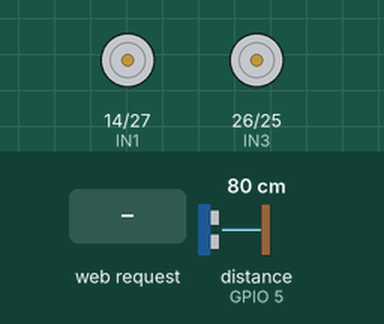
Simulated run of this sketch. Board: ESP32. Parts: motor-driver pin pairs drawn as motors (green arrow = first pin HIGH = forward, orange = second pin HIGH = backward, longer = more drive, scaled by the enable pin). Inputs (shaded band) come from the test bench; at power-on: distance to the obstacle (sensor on GPIO 5) 80 cm. The echo pulse lasts 58.3 µs per cm; what the sketch prints to the serial monitor is not drawn.

Above: at 1.2 s.
1.3 s: HTTP request GET /mode?dir=1&state=1&auto=1 received
At 1.6 s:
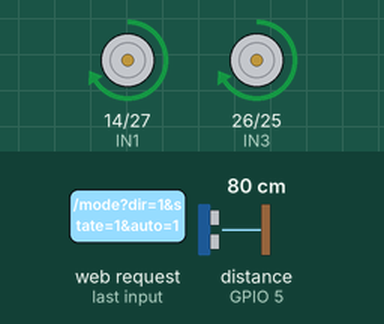
2.8 s: distance to the obstacle (sensor on GPIO 5) set to 23 cm
4.3 s: distance to the obstacle (sensor on GPIO 5) set to 19 cm
At 5.4 s:
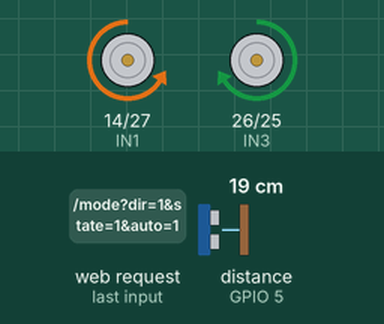
At 6.7 s:
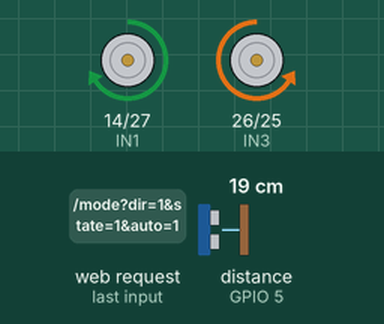
7.3 s: HTTP request GET /mode?dir=120&state=120&auto=120 received
Timing chart, 0 to 9.8 s (numbered marks = the images above; inputs shaded):
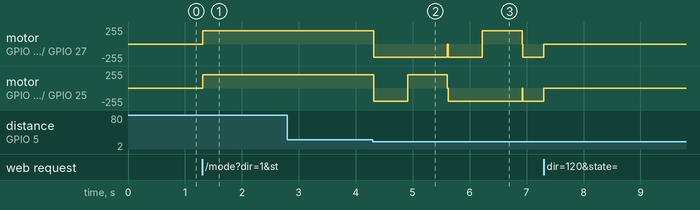

Measured:
- the behaviour switches between 21 and 20 cm on distance to the obstacle (sensor on GPIO 5) (found by bisection; images 1 and 2)
- after the input at 1.3 s, motor on GPIO 14 (IN1) / GPIO 27 (IN2), motor on GPIO 26 (IN3) / GPIO 25 (IN4): stopped → forward 199/255 at once
- after the input at 2.8 s, every drawn part: stays the same
- after the input at 4.3 s, motor on GPIO 14 (IN1) / GPIO 27 (IN2): forward 199/255 → backward 199/255 at once, → forward 199/255 1.9 s later, → backward 199/255 0.70 s later; motor on GPIO 26 (IN3) / GPIO 25 (IN4): forward 199/255 → backward 199/255 at once, → forward 199/255 0.60 s later, → backward 199/255 0.70 s later

The sketch:

ESP_32_Obstacale_And_Web_Controlled.ino
```cpp
#include <WiFi.h>
#include <WebServer.h>

// ========== WiFi AP Settings ==========
const char* apSsid     = "ESP32_Car";
const char* apPassword = "12345678";

// ========== Web server ==========
WebServer server(80);

// ========== Motor Pins (L298N) ==========
#define IN1 14   // Left motor
#define IN2 27
#define IN3 26   // Right motor
#define IN4 25

// PWM enable pins (connect L298N ENA -> ENA_PIN, ENB -> ENB_PIN)
#define ENA_PIN 33
#define ENB_PIN 32

// ledc PWM channels and settings
const int PWM_FREQ = 20000;   // 20 kHz
const int PWM_RES  = 8;       // 8-bit resolution (0-255)
const int CH_A = 0;           // channel for ENA
const int CH_B = 1;           // channel for ENB

// Speed values (0-255)
uint8_t manualSpeed = 230;    // manual control speed (high)
uint8_t autoSpeed   = 200;    // obstacle-avoidance speed (lower)

/* ---------- rest of pins ---------- */
// Ultrasonic Sensor
#define TRIG_PIN 4
#define ECHO_PIN 5

// ========== Control and Mode Flags ==========
bool forwardCmd = false;
bool backCmd    = false;
bool leftCmd    = false;
bool rightCmd   = false;

bool obstacleMode = false;   // false = manual, true = auto obstacle mode

// Obstacle avoiding state machine
enum AutoState {
  AUTO_IDLE,
  AUTO_FORWARD,
  AUTO_BACKWARD,
  AUTO_TURN
};

AutoState autoState = AUTO_IDLE;
unsigned long autoStateStart = 0;
bool turnLeftNext = true;   // alternate turn direction

// Timings (ms) for auto mode
const unsigned long BACK_TIME = 600;
const unsigned long TURN_TIME = 700;

// Distance threshold (cm)
const float OBSTACLE_DIST_CM = 20.0;

// ========== Simple HTML UI (Web Page) ==========
const char index_html[] PROGMEM = R"=====(<!DOCTYPE html>
<html>
<head>
  <meta charset="utf-8" />
  <title>ESP32 Web Car</title>
  <meta name="viewport" content="width=device-width, initial-scale=1">
  <style>
    body {
      font-family: Arial, sans-serif;
      text-align: center;
      background: #111;
      color: #eee;
    }
    h1 {
      margin-top: 10px;
    }
    .btn {
      display: inline-block;
      padding: 18px 26px;
      margin: 8px;
      font-size: 18px;
      border-radius: 10px;
      border: none;
      cursor: pointer;
      min-width: 110px;
      background: #333;
      color: #fff;
    }
    .btn:active {
      transform: scale(0.97);
      background: #555;
    }
    .grid {
      margin-top: 25px;
    }
    .row {
      margin: 6px 0;
    }
    .mode-btn-on {
      background: #1b5e20;
    }
    .mode-btn-off {
      background: #b71c1c;
    }
  </style>
</head>
<body>
  <h1>ESP32 Web Controlled Car</h1>
  <p>Hold the direction buttons to move. Toggle Obstacle Mode for auto driving.</p>

  <div class="grid">
    <div class="row">
      <button class="btn"
        onmousedown="sendCmd('f',1)"
        onmouseup="sendCmd('f',0)"
        ontouchstart="sendCmd('f',1)"
        ontouchend="sendCmd('f',0)">
        Forward
      </button>
    </div>
    <div class="row">
      <button class="btn"
        onmousedown="sendCmd('l',1)"
        onmouseup="sendCmd('l',0)"
        ontouchstart="sendCmd('l',1)"
        ontouchend="sendCmd('l',0)">
        Left
      </button>

      <button class="btn"
        onmousedown="sendCmd('s',1)"
        onmouseup="sendCmd('s',0)"
        ontouchstart="sendCmd('s',1)"
        ontouchend="sendCmd('s',0)">
        Stop
      </button>

      <button class="btn"
        onmousedown="sendCmd('r',1)"
        onmouseup="sendCmd('r',0)"
        ontouchstart="sendCmd('r',1)"
        ontouchend="sendCmd('r',0)">
        Right
      </button>
    </div>
    <div class="row">
      <button class="btn"
        onmousedown="sendCmd('b',1)"
        onmouseup="sendCmd('b',0)"
        ontouchstart="sendCmd('b',1)"
        ontouchend="sendCmd('b',0)">
        Backward
      </button>
    </div>
  </div>

  <h2>Obstacle Avoiding Mode</h2>
  <p>When ON, car moves forward and avoids obstacles automatically.</p>
  <div class="row">
    <button class="btn mode-btn-on" onclick="setMode(1)">Mode ON</button>
    <button class="btn mode-btn-off" onclick="setMode(0)">Mode OFF</button>
  </div>

  <script>
    function sendCmd(dir, state) {
      fetch(`/cmd?dir=${dir}&state=${state}`)
        .catch(e => console.log(e));
    }

    function setMode(auto) {
      fetch(`/mode?auto=${auto}`)
        .catch(e => console.log(e));
    }
  </script>
</body>
</html>)=====";

// ========== Motor Helper Functions with PWM ==========
void setMotorSpeed(uint8_t leftSpeed, uint8_t rightSpeed) {
  // leftSpeed -> ENA (CH_A), rightSpeed -> ENB (CH_B)
  ledcWrite(CH_A, leftSpeed);
  ledcWrite(CH_B, rightSpeed);
}

void driveStop() {
  digitalWrite(IN1, LOW);
  digitalWrite(IN2, LOW);
  digitalWrite(IN3, LOW);
  digitalWrite(IN4, LOW);
  setMotorSpeed(0, 0);
}

void driveForward(uint8_t speed) {
  digitalWrite(IN1, HIGH);
  digitalWrite(IN2, LOW);
  digitalWrite(IN3, HIGH);
  digitalWrite(IN4, LOW);
  setMotorSpeed(speed, speed);
}

void driveBackward(uint8_t speed) {
  digitalWrite(IN1, LOW);
  digitalWrite(IN2, HIGH);
  digitalWrite(IN3, LOW);
  digitalWrite(IN4, HIGH);
  setMotorSpeed(speed, speed);
}

void driveLeft(uint8_t speed) {
  // left motor backward, right motor forward
  digitalWrite(IN1, LOW);
  digitalWrite(IN2, HIGH);
  digitalWrite(IN3, HIGH);
  digitalWrite(IN4, LOW);
  // you can use different speeds for pivot if desired
  setMotorSpeed(speed, speed);
}

void driveRight(uint8_t speed) {
  // left motor forward, right motor backward
  digitalWrite(IN1, HIGH);
  digitalWrite(IN2, LOW);
  digitalWrite(IN3, LOW);
  digitalWrite(IN4, HIGH);
  setMotorSpeed(speed, speed);
}

// ========== Ultrasonic Distance Measurement ==========
float getDistanceCm() {
  digitalWrite(TRIG_PIN, LOW);
  delayMicroseconds(2);
  digitalWrite(TRIG_PIN, HIGH);
  delayMicroseconds(10);
  digitalWrite(TRIG_PIN, LOW);

  unsigned long duration = pulseIn(ECHO_PIN, HIGH, 30000UL);
  if (duration == 0) return -1.0;
  float distance = (duration * 0.0343) / 2.0;
  return distance;
}

// ========== Manual Movement Handler ==========
void handleManualMovement() {
  if (forwardCmd) {
    driveForward(manualSpeed);
  } else if (backCmd) {
    driveBackward(manualSpeed);
  } else if (leftCmd) {
    driveLeft(manualSpeed);
  } else if (rightCmd) {
    driveRight(manualSpeed);
  } else {
    driveStop();
  }
}

// ========== Auto Obstacle Avoiding State Machine ==========
void handleAutoObstacle() {
  unsigned long now = millis();

  switch (autoState) {
    case AUTO_IDLE:
      driveStop();
      autoState = AUTO_FORWARD;
      break;

    case AUTO_FORWARD: {
      float d = getDistanceCm();
      if (d > 0 && d < OBSTACLE_DIST_CM) {
        driveStop();
        autoState = AUTO_BACKWARD;
        autoStateStart = now;
      } else {
        driveForward(autoSpeed); // use autoSpeed (slower)
      }
      break;
    }

    case AUTO_BACKWARD:
      if (now - autoStateStart >= BACK_TIME) {
        driveStop();
        autoState = AUTO_TURN;
        autoStateStart = now;
      } else {
        driveBackward(autoSpeed);
      }
      break;

    case AUTO_TURN:
      if (turnLeftNext) {
        driveLeft(autoSpeed);
      } else {
        driveRight(autoSpeed);
      }
      if (now - autoStateStart >= TURN_TIME) {
        driveStop();
        turnLeftNext = !turnLeftNext;
        autoState = AUTO_FORWARD;
      }
      break;
  }
}

// ========== HTTP Handlers ==========

void handleRoot() {
  server.send_P(200, "text/html", index_html);
}

void handleCmd() {
  if (!server.hasArg("dir") || !server.hasArg("state")) {
    server.send(400, "text/plain", "Missing params");
    return;
  }

  String dir = server.arg("dir");
  int state  = server.arg("state").toInt();

  if (!obstacleMode) {
    bool pressed = (state != 0);
    if (dir == "f") {
      forwardCmd = pressed;
      if (pressed) { backCmd = leftCmd = rightCmd = false; }
    } else if (dir == "b") {
      backCmd = pressed;
      if (pressed) { forwardCmd = leftCmd = rightCmd = false; }
    } else if (dir == "l") {
      leftCmd = pressed;
      if (pressed) { forwardCmd = backCmd = rightCmd = false; }
    } else if (dir == "r") {
      rightCmd = pressed;
      if (pressed) { forwardCmd = backCmd = leftCmd = false; }
    } else if (dir == "s") {
      forwardCmd = backCmd = leftCmd = rightCmd = false;
      driveStop();
    }
  }

  server.send(200, "text/plain", "OK");
}

void handleMode() {
  if (!server.hasArg("auto")) {
    server.send(400, "text/plain", "Missing auto param");
    return;
  }

  int autoVal = server.arg("auto").toInt();
  if (autoVal == 1) {
    obstacleMode = true;
    forwardCmd = backCmd = leftCmd = rightCmd = false;
    autoState = AUTO_FORWARD;
    autoStateStart = millis();
  } else {
    obstacleMode = false;
    autoState = AUTO_IDLE;
    driveStop();
  }

  server.send(200, "text/plain", "Mode set");
}

void handleNotFound() {
  server.send(404, "text/plain", "Not found");
}

// ========== Setup & Loop ==========

void setup() {
  Serial.begin(115200);

  // Motor pins
  pinMode(IN1, OUTPUT);
  pinMode(IN2, OUTPUT);
  pinMode(IN3, OUTPUT);
  pinMode(IN4, OUTPUT);

  // PWM pins
  pinMode(ENA_PIN, OUTPUT);
  pinMode(ENB_PIN, OUTPUT);

  // setup ledc PWM channels
  ledcSetup(CH_A, PWM_FREQ, PWM_RES);
  ledcAttachPin(ENA_PIN, CH_A);
  ledcSetup(CH_B, PWM_FREQ, PWM_RES);
  ledcAttachPin(ENB_PIN, CH_B);

  driveStop();

  // Ultrasonic pins
  pinMode(TRIG_PIN, OUTPUT);
  pinMode(ECHO_PIN, INPUT);

  // WiFi AP mode
  WiFi.mode(WIFI_AP);
  WiFi.softAP(apSsid, apPassword);

  Serial.println();
  Serial.println("AP started");
  Serial.print("SSID: ");
  Serial.println(apSsid);
  Serial.print("IP address: ");
  Serial.println(WiFi.softAPIP());

  // Web server routes
  server.on("/", handleRoot);
  server.on("/cmd", handleCmd);
  server.on("/mode", handleMode);
  server.onNotFound(handleNotFound);

  server.begin();
  Serial.println("HTTP server started");
}

void loop() {
  server.handleClient();

  if (obstacleMode) {
    handleAutoObstacle();
  } else {
    handleManualMovement();
  }

  delay(5);
}
```
